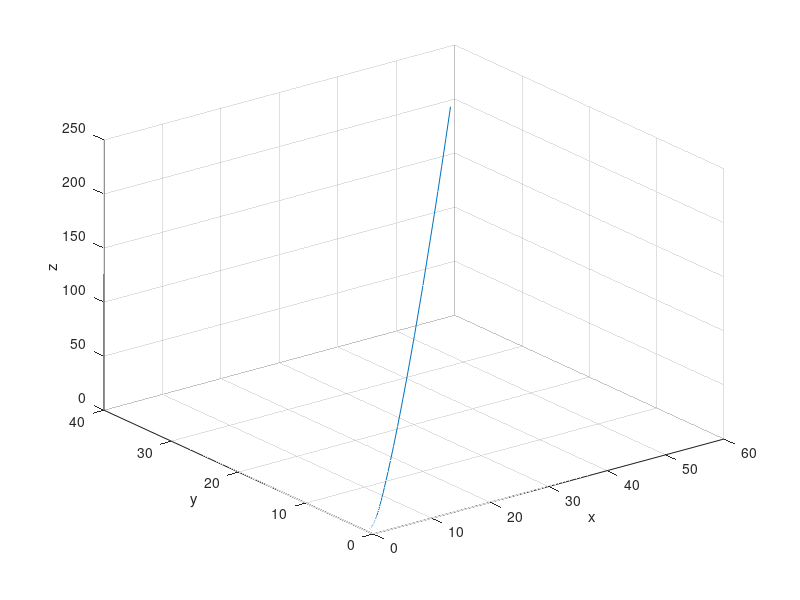

Write the MATLAB code that produced this figure.
clear; clc;

f = @(t,x)[-x(1)+3*x(3);-x(2)+2*x(3);x(1)^2-2*x(3)];
[t,sol] = ode45(f,[0 1.5],[0,0.5,3]);

plot3(sol(:,1),sol(:,2),sol(:,3))
grid on
xlabel('x')
ylabel('y')
zlabel('z')